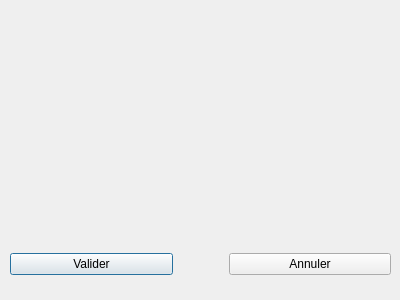
<?xml version="1.0" encoding="UTF-8"?>
<ui version="4.0">
 <class>ConfirmDialog</class>
 <widget class="QDialog" name="ConfirmDialog">
  <property name="windowModality">
   <enum>Qt::WindowModal</enum>
  </property>
  <property name="geometry">
   <rect>
    <x>0</x>
    <y>0</y>
    <width>400</width>
    <height>300</height>
   </rect>
  </property>
  <property name="cursor">
   <cursorShape>PointingHandCursor</cursorShape>
  </property>
  <property name="windowTitle">
   <string>Confirmation de votre commande</string>
  </property>
  <property name="modal">
   <bool>true</bool>
  </property>
  <widget class="QWidget" name="">
   <property name="geometry">
    <rect>
     <x>10</x>
     <y>250</y>
     <width>381</width>
     <height>29</height>
    </rect>
   </property>
   <layout class="QHBoxLayout" name="horizontalLayout">
    <item>
     <widget class="QPushButton" name="btnValid">
      <property name="text">
       <string>Valider</string>
      </property>
     </widget>
    </item>
    <item>
     <spacer name="horizontalSpacer">
      <property name="orientation">
       <enum>Qt::Horizontal</enum>
      </property>
      <property name="sizeType">
       <enum>QSizePolicy::Fixed</enum>
      </property>
      <property name="sizeHint" stdset="0">
       <size>
        <width>50</width>
        <height>20</height>
       </size>
      </property>
     </spacer>
    </item>
    <item>
     <widget class="QPushButton" name="btnAnnuler">
      <property name="text">
       <string>Annuler</string>
      </property>
     </widget>
    </item>
   </layout>
  </widget>
 </widget>
 <resources/>
 <connections/>
</ui>
